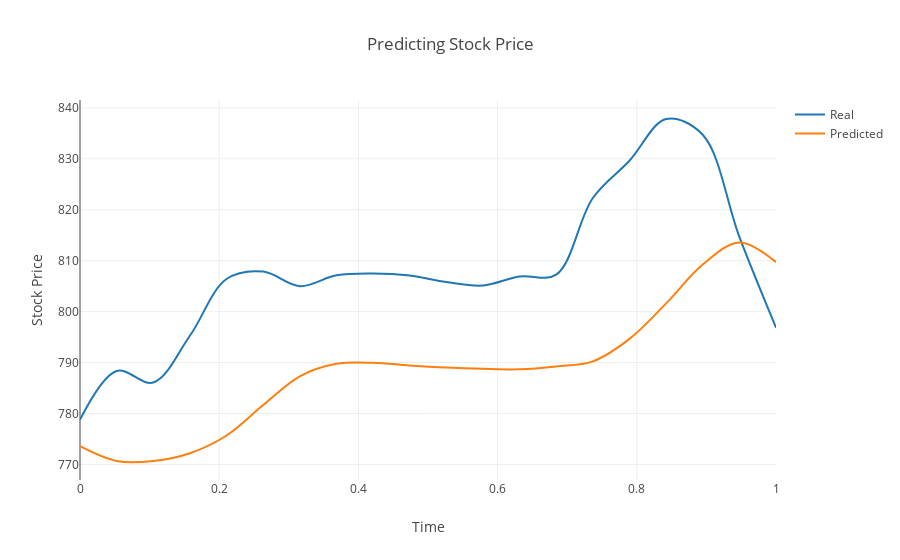

Notebook code cell kept with this figure:
### Code cell
x = np.linspace(0, 1, 20)

layout = go.Layout(
    title = 'Predicting Stock Price',
    yaxis = dict(
        title = "Stock Price"
    ),
    xaxis = dict (
        title = 'Time'
    )
)
trace1 = go.Scatter(
    x = x,
    y = real_stock_price[0] ,
    mode = 'lines',
    name = 'Real',
    line = dict(
        shape = 'spline'
    )
)

trace2 = go.Scatter(
    x = x,
    y = predicted_stock_price[0] ,
    mode = 'lines',
    name = 'Predicted',
    line = dict(
        shape = 'spline'
    )
)


fig = go.Figure(data=[trace1, trace2], layout = layout)
py.offline.iplot(fig)

### Figure 1 — Plotly figure (JSON) as saved in the notebook; plotly's stock layout.template omitted (floating-point values rounded to 4 significant figures)
{"data": [{"line": {"shape": "spline"}, "mode": "lines", "name": "Real", "type": "scatter", "uid": "da738bae-210b-4689-96b7-5c51b52af5e3", "x": [0, 0.05263, 0.1053, 0.1579, 0.2105, 0.2632, 0.3158, 0.3684, 0.4211, 0.4737, 0.5263, 0.5789, 0.6316, 0.6842, 0.7368, 0.7895, 0.8421, 0.8947, 0.9474, 1], "y": [778.8, 788.4, 786.1, 795.3, 806.4, 807.9, 805, 807.1, 807.5, 807.1, 805.8, 805.1, 806.9, 807.2, 822.3, 829.6, 837.8, 834.7, 814.7, 796.9]}, {"line": {"shape": "spline"}, "mode": "lines", "name": "Predicted", "type": "scatter", "uid": "98b384be-9b48-40ef-9719-94befca70d67", "x": [0, 0.05263, 0.1053, 0.1579, 0.2105, 0.2632, 0.3158, 0.3684, 0.4211, 0.4737, 0.5263, 0.5789, 0.6316, 0.6842, 0.7368, 0.7895, 0.8421, 0.8947, 0.9474, 1], "y": [773.6, 770.7, 770.7, 772.2, 775.7, 781.7, 787.3, 789.8, 790.0, 789.4, 789.0, 788.8, 788.7, 789.2, 790.2, 794.7, 801.6, 809.2, 813.6, 809.7]}], "layout": {"title": {"text": "Predicting Stock Price"}, "xaxis": {"title": {"text": "Time"}}, "yaxis": {"title": {"text": "Stock Price"}}}}
